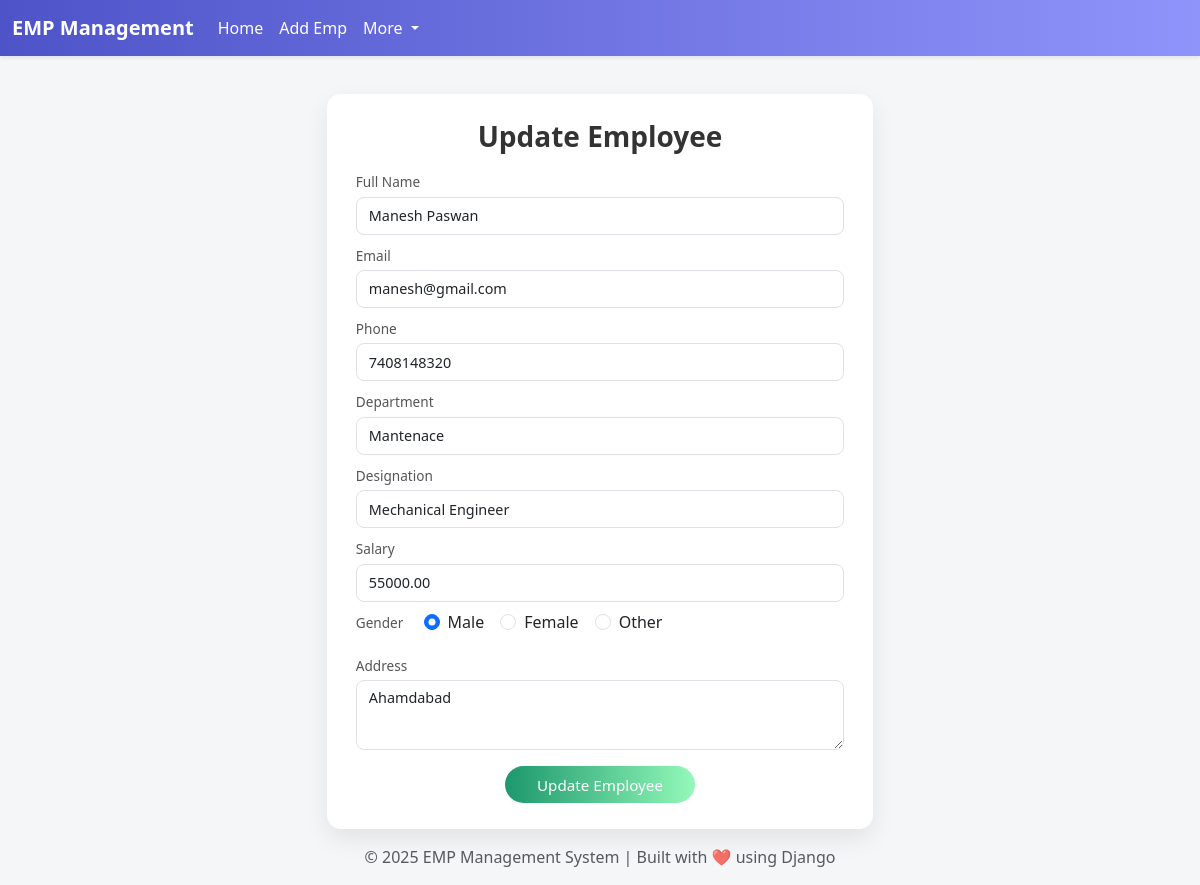
Screenshot of /emp/update/6/ with the database file from the repository.
### emp/models.py (models this page shows, shortened)
class Emp(models.Model):
    GENDER_CHOICES = [
        ('M', 'Male'),
        ('F', 'Female'),
        ('O', 'Other'),
    ]
    name = models.CharField(max_length=200)
    employee_id = models.CharField(max_length=50, unique=True, editable=False)
    email = models.EmailField(unique=True)
    phone = models.CharField(max_length=15)
    department = models.CharField(max_length=100)
    designation = models.CharField(max_length=100)
    salary = models.DecimalField(max_digits=10, decimal_places=2)
    gender = models.CharField(max_length=1, choices=GENDER_CHOICES)
    address = models.CharField(max_length=200)
    date_of_joining = models.DateField()

### emp/views.py (the view, shortened to what this page needs)
# urls.py: path('update/<int:id>/', views.emp_update, name='update'),
def emp_update(request,id):
    emp = Emp.objects.get(id = id)
    return render(request,'emp/update-emp.html',{"emp":emp})

### templates/emp/update-emp.html (shortened to what this page needs)
<!DOCTYPE html>
<html lang="en">
  <head>
    <link
      href="https://cdn.jsdelivr.net/npm/bootstrap@5.3.8/dist/css/bootstrap.min.css"
      rel="stylesheet"
    />
  </head>
  <body>
    {% include 'emp/navbar.html' %}
    <div class="container mt-4">
      <div class="row justify-content-center">
        <div class="col-lg-6 col-md-9">
          <div class="card">
            <div class="card-body">
              <h3 class="text-center mb-3">Update Employee</h3>
              <form method="POST">
                <div class="mb-2">
                  <label class="form-label">Full Name</label>
                  <input
                    type="text"
                    name="name"
                    class="form-control"
                    value="{{ emp.name }}"
                    required
                  />
                </div>
                <div class="mb-2">
                  <label class="form-label">Email</label>
                  <input
                    type="email"
                    name="email"
                    class="form-control"
                    value="{{ emp.email }}"
                    required
                  />
                </div>
                <div class="mb-2">
                  <label class="form-label">Phone</label>
                  <input
                    type="text"
                    name="phone"
                    class="form-control"
                    value="{{ emp.phone }}"
                    required
                  />
                </div>
                <div class="mb-2">
                  <label class="form-label">Department</label>
                  <input
                    type="text"
                    name="department"
                    class="form-control"
                    value="{{ emp.department }}"
                    required
                  />
                </div>
                <div class="mb-2">
                  <label class="form-label">Designation</label>
                  <input
                    type="text"
                    name="designation"
                    class="form-control"
                    value="{{ emp.designation }}"
                    required
                  />
                </div>
                <div class="mb-2">
                  <label class="form-label">Salary</label>
                  <input
                    type="number"
                    name="salary"
                    class="form-control"
                    value="{{ emp.salary }}"
                    required
                  />
                </div>
                <div class="mb-3">
                  <label class="form-label me-3">Gender</label>
                  <div class="d-inline-flex gap-3">
                    <div class="form-check">
                      <input class="form-check-input" type="radio" name="gender"
                      value="M" {% if emp.gender == "M" %}checked{% endif %} />
                      <label class="form-check-label">Male</label>
                    </div>
                    <div class="form-check">
                      <input class="form-check-input" type="radio" name="gender"
                      value="F" {% if emp.gender == "F" %}checked{% endif %} />
                      <label class="form-check-label">Female</label>
                    </div>
                    <div class="form-check">
                      <input class="form-check-input" type="radio" name="gender"
                      value="O" {% if emp.gender == "O" %}checked{% endif %} />
                      <label class="form-check-label">Other</label>
                    </div>
                  </div>
                </div>
                <div class="mb-3">
                  <label class="form-label">Address</label>
                  <textarea name="address" class="form-control">
{{ emp.address }}</textarea
                  >
                </div>
                <div class="text-center">
                  <button type="submit" class="btn btn-success">
                    Update Employee
                  </button>
                </div>
              </form>
            </div>
          </div>
        </div>
      </div>
    </div>
    <footer class="text-center py-3 text-muted">
      © 2025 EMP Management System | Built with ❤️ using Django
    </footer>
  </body>
</html>

### templates/emp/update-emp.html (style rules this page uses)
body { background: #f4f6f8; font-family: "Segoe UI", sans-serif; }
.card { border-radius: 14px; box-shadow: 0 10px 25px rgba(0, 0, 0, 0.08); border: none; }
.card-body { padding: 1.6rem 1.8rem; }
h3 { font-weight: 600; color: #333; }
.form-label { font-size: 0.85rem; font-weight: 500; color: #555; margin-bottom: 4px; }
.form-control, textarea { border-radius: 8px; height: 38px; font-size: 0.9rem; }
textarea.form-control { height: 70px; }
.btn-success { background: linear-gradient(90deg, #1d976c, #93f9b9); border: none; border-radius: 40px; padding: 0.45rem 2rem; font-size: 0.95rem; transition: 0.3s ease; }

### templates/emp/navbar.html (style rules this page uses)
body { padding-top: 70px; }

### rows the page displays
Emp: name "Manesh Paswan", email "manesh@gmail.com", phone "7408148320", department "Mantenace", designation "Mechanical Engineer", salary "55000.00", gender "☑", address "Ahamdabad"
